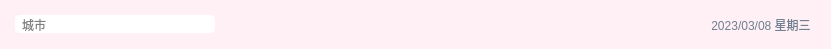
    <widget class="QWidget" name="widget_28" native="true">
     <property name="geometry">
      <rect>
       <x>90</x>
       <y>90</y>
       <width>831</width>
       <height>49</height>
      </rect>
     </property>
     <property name="styleSheet">
      <string notr="true">background-color: #FFF0F5;
border: 1px;
border-radius: 4px;
</string>
     </property>
     <layout class="QHBoxLayout" name="horizontalLayout_33">
      <property name="leftMargin">
       <number>15</number>
      </property>
      <property name="rightMargin">
       <number>20</number>
      </property>
      <item>
       <widget class="QLineEdit" name="leCity">
        <property name="minimumSize">
         <size>
          <width>200</width>
          <height>0</height>
         </size>
        </property>
        <property name="maximumSize">
         <size>
          <width>200</width>
          <height>16777215</height>
         </size>
        </property>
        <property name="styleSheet">
         <string notr="true">font: 14pt &quot;Microsoft YaHei UI&quot;;
background-color: rgb(255, 255, 255);
border-radius: 4px;
padding: 1px 5px</string>
        </property>
        <property name="placeholderText">
         <string>城市</string>
        </property>
       </widget>
      </item>
      <item>
       <widget class="QPushButton" name="btnSearch">
        <property name="styleSheet">
         <string notr="true">QPushButton{
background:#FFF0F5;
color:#a05e7a;
box-shadow: 1px 1px 3px rgba(0, 0, 0,0.3);font-size:16px;border-radius: 14px;font-family: 微软雅黑;
}
QPushButton:hover{
background:#fff6f9;
}

</string>
        </property>
        <property name="text">
         <string/>
        </property>
        <property name="icon">
         <iconset resource="main.qrc">
          <normaloff>:/res/search.png</normaloff>:/res/search.png</iconset>
        </property>
       </widget>
      </item>
      <item>
       <spacer name="horizontalSpacer_10">
        <property name="orientation">
         <enum>Qt::Horizontal</enum>
        </property>
        <property name="sizeHint" stdset="0">
         <size>
          <width>309</width>
          <height>20</height>
         </size>
        </property>
       </spacer>
      </item>
      <item>
       <widget class="QLabel" name="lblDate">
        <property name="styleSheet">
         <string notr="true">font: 20pt &quot;Arial&quot;;
background-color: rgba(255, 255, 255,0);
color: rgb(112,128,144);</string>
        </property>
        <property name="text">
         <string>2023/03/08 星期三</string>
        </property>
        <property name="alignment">
         <set>Qt::AlignCenter</set>
        </property>
       </widget>
      </item>
     </layout>
    </widget>
